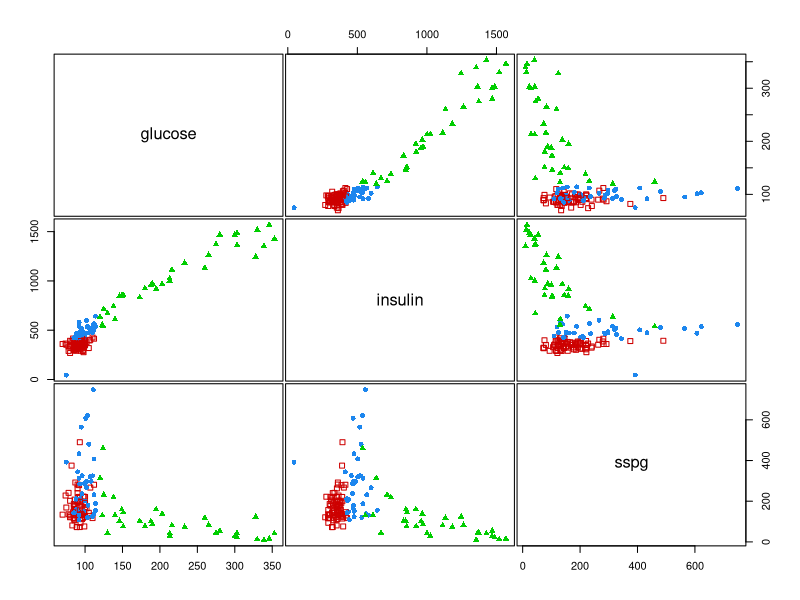
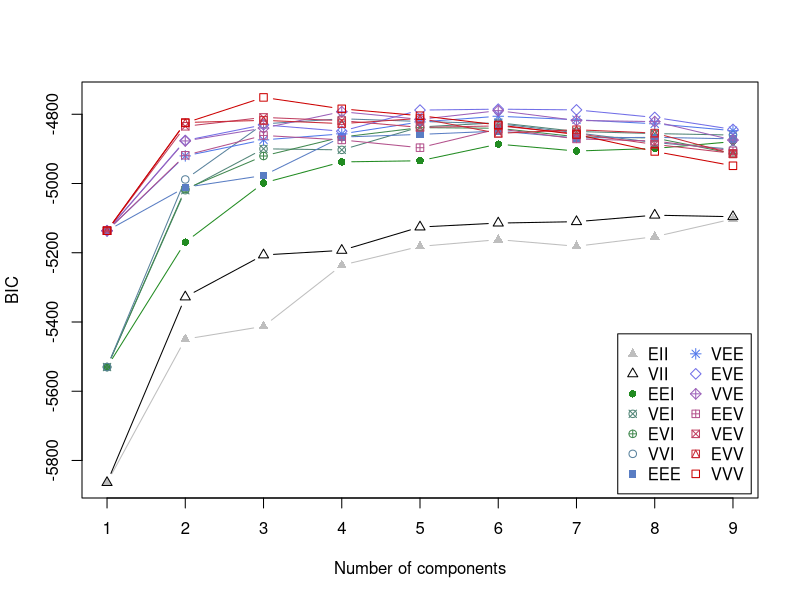
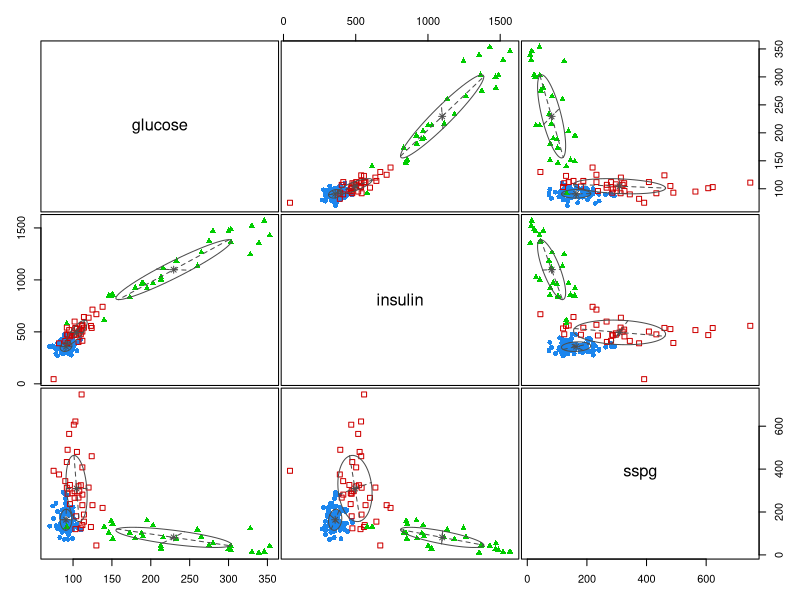
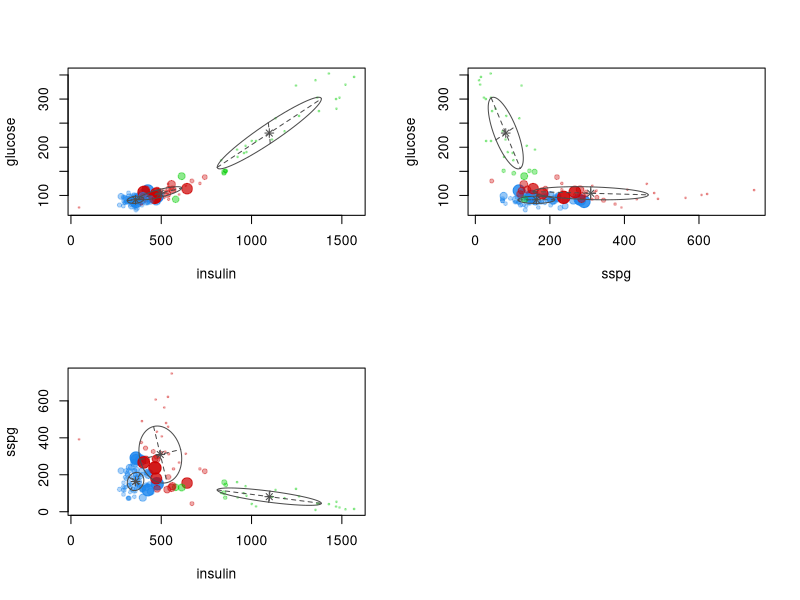
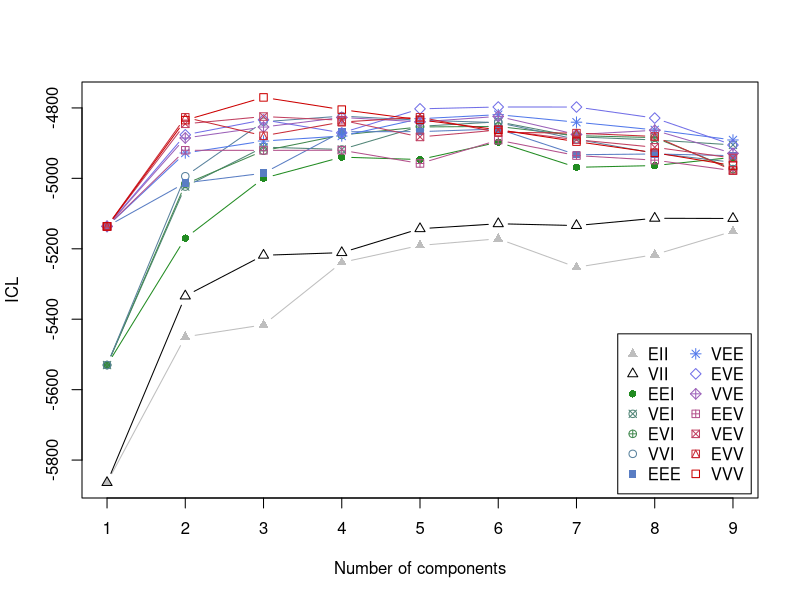
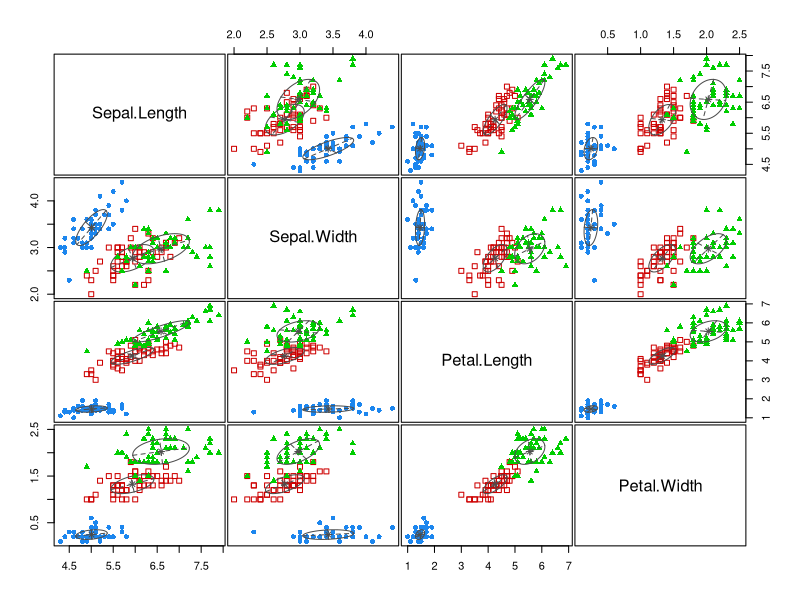
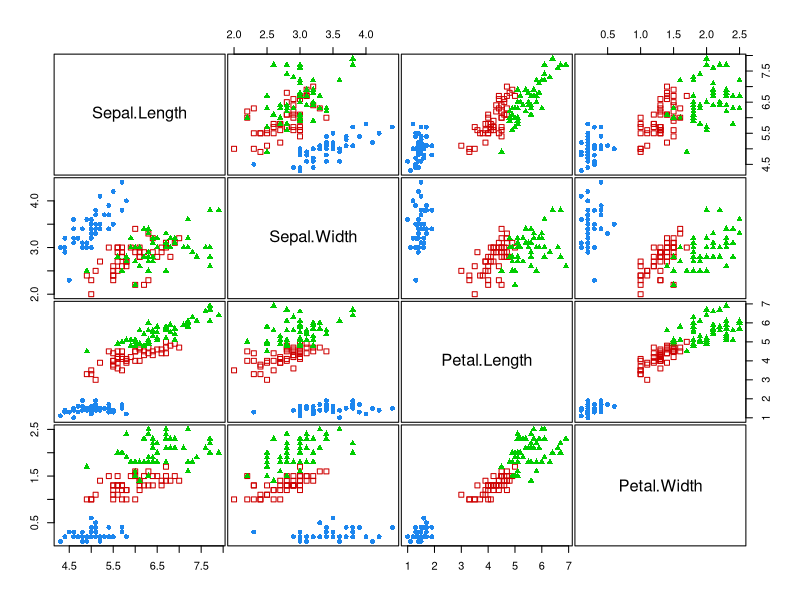
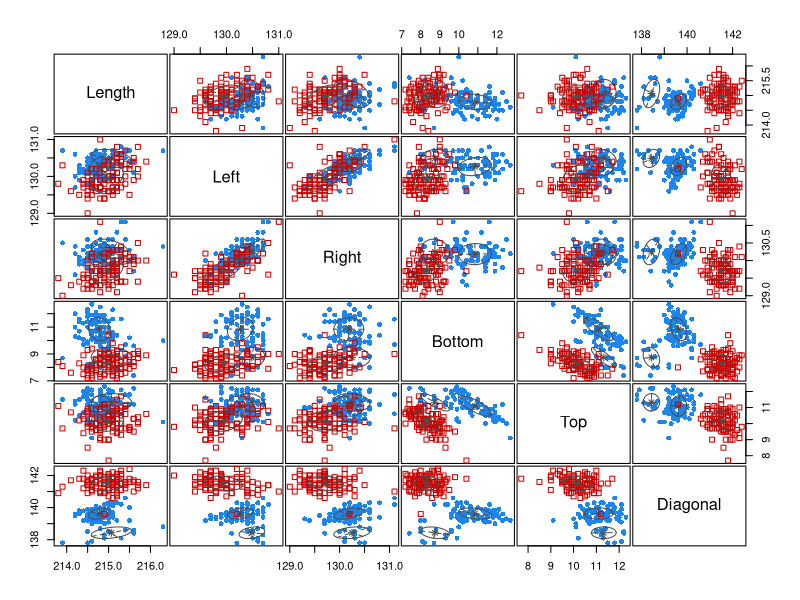

Here is the R script that generated these plots, in order:
## ---- chunk 1
library(knitr)
opts_chunk$set(fig.align = "center", 
               out.width = "90%",
               fig.width = 6, fig.height = 5.5,
               dev.args=list(pointsize=10),
               par = TRUE, # needed for setting hook 
               collapse = TRUE, # collapse input & ouput code in chunks
               warning = FALSE)

knit_hooks$set(par = function(before, options, envir)
  { if(before && options$fig.show != "none") 
       par(family = "sans", mar=c(4.1,4.1,1.1,1.1), mgp=c(3,1,0), tcl=-0.5)
})
## ---- chunk 2
library(mclust)
cat(mclust:::mclustStartupMessage(), sep="")
## ---- chunk 3
data(diabetes)
class <- diabetes$class
table(class)
X <- diabetes[,-1]
head(X)
clPairs(X, class)

BIC <- mclustBIC(X)
plot(BIC)
summary(BIC)

mod1 <- Mclust(X, x = BIC)
summary(mod1, parameters = TRUE)

plot(mod1, what = "classification")
table(class, mod1$classification)

par(mfrow = c(2,2))
plot(mod1, what = "uncertainty", dimens = c(2,1), main = "")
plot(mod1, what = "uncertainty", dimens = c(3,1), main = "")
plot(mod1, what = "uncertainty", dimens = c(2,3), main = "")
par(mfrow = c(1,1))

ICL <- mclustICL(X)
summary(ICL)
plot(ICL)

LRT <- mclustBootstrapLRT(X, modelName = "VVV")
LRT
## ---- chunk 4
data(iris)
class <- iris$Species
table(class)
X <- iris[,1:4]
head(X)
mod2 <- MclustDA(X, class, modelType = "EDDA")
summary(mod2)
plot(mod2, what = "scatterplot")
plot(mod2, what = "classification")
## ---- chunk 5
data(banknote)
class <- banknote$Status
table(class)
X <- banknote[,-1]
head(X)
mod3 <- MclustDA(X, class)
summary(mod3)
plot(mod3, what = "scatterplot")
plot(mod3, what = "classification")
## ---- chunk 6
cv <- cvMclustDA(mod2, nfold = 10)
str(cv)
unlist(cv[3:4])
cv <- cvMclustDA(mod3, nfold = 10)
str(cv)
unlist(cv[3:4])
## ---- chunk 7
data(acidity)
mod4 <- densityMclust(acidity)
summary(mod4)
plot(mod4, what = "BIC")
plot(mod4, what = "density", data = acidity, breaks = 15)
plot(mod4, what = "diagnostic", type = "cdf")
plot(mod4, what = "diagnostic", type = "qq")
## ---- chunk 8
data(faithful)
mod5 <- densityMclust(faithful)
summary(mod5)
plot(mod5, what = "BIC")
plot(mod5, what = "density")
plot(mod5, what = "density", type = "level")
plot(mod5, what = "density", type = "level",
     data = faithful, points.cex = 0.5)
plot(mod5, what = "density", type = "persp")
## ---- chunk 9
boot1 <- MclustBootstrap(mod1, nboot = 999, type = "bs")
summary(boot1, what = "se")
summary(boot1, what = "ci")

par(mfrow=c(4,3))
plot(boot1, what = "pro")
plot(boot1, what = "mean")
par(mfrow=c(1,1))
## ---- chunk 10
boot4 <- MclustBootstrap(mod4, nboot = 999, type = "bs")
summary(boot4, what = "se")
summary(boot4, what = "ci")

par(mfrow=c(2,2))
plot(boot4, what = "pro")
plot(boot4, what = "mean")
par(mfrow=c(1,1))
## ---- chunk 11
mod1dr <- MclustDR(mod1)
summary(mod1dr)
plot(mod1dr, what = "pairs")
plot(mod1dr, what = "boundaries", ngrid = 200)

mod1dr <- MclustDR(mod1, lambda = 1)
summary(mod1dr)
plot(mod1dr, what = "scatterplot")
plot(mod1dr, what = "boundaries", ngrid = 200)
## ---- chunk 12
mod2dr <- MclustDR(mod2)
summary(mod2dr)
plot(mod2dr, what = "scatterplot")
plot(mod2dr, what = "boundaries", ngrid = 200)

mod3dr <- MclustDR(mod3)
summary(mod3dr)
plot(mod3dr, what = "scatterplot")
plot(mod3dr, what = "boundaries", ngrid = 200)
## ---- chunk 13
mclust.options("bicPlotColors")
mclust.options("classPlotColors")
## ---- chunk 14
cbPalette <- c("#E69F00", "#56B4E9", "#009E73", "#999999", "#F0E442", "#0072B2", "#D55E00", "#CC79A7")
bicPlotColors <- mclust.options("bicPlotColors")
bicPlotColors[1:14] <- c(cbPalette, cbPalette[1:6])
mclust.options("bicPlotColors" = bicPlotColors)
mclust.options("classPlotColors" = cbPalette)

clPairs(iris[,-5], iris$Species)
mod <- Mclust(iris[,-5])
plot(mod, what = "BIC")
plot(mod, what = "classification")
